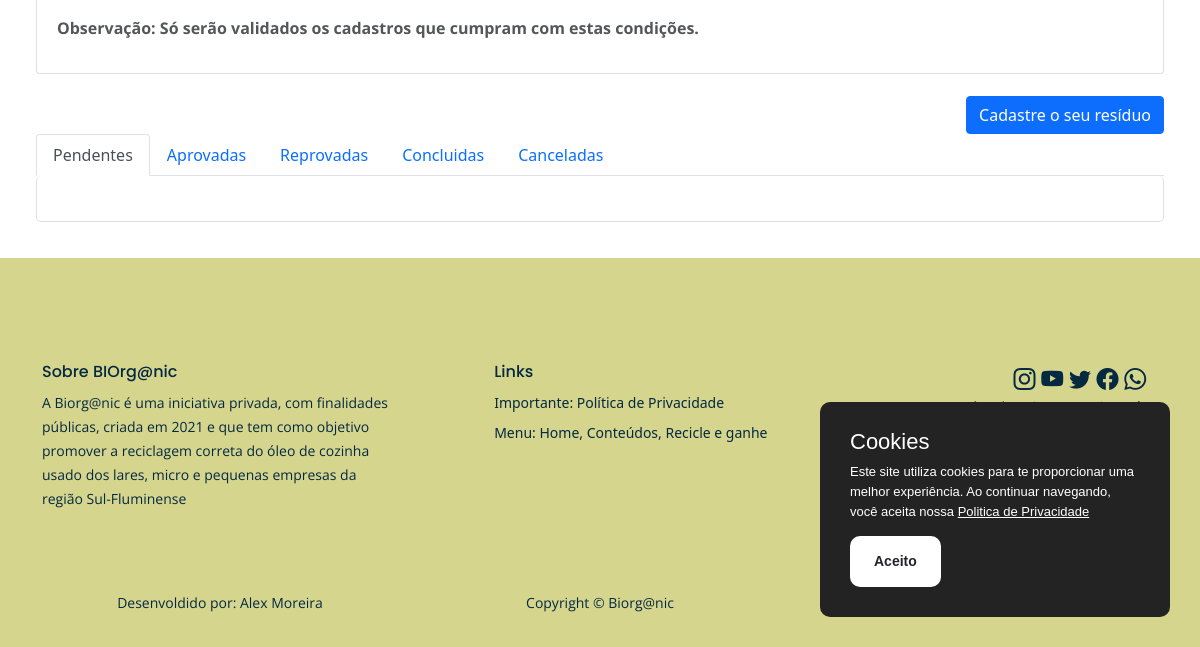
/collect/ (signed in, lower part), run on an earlier commit of the app's database.
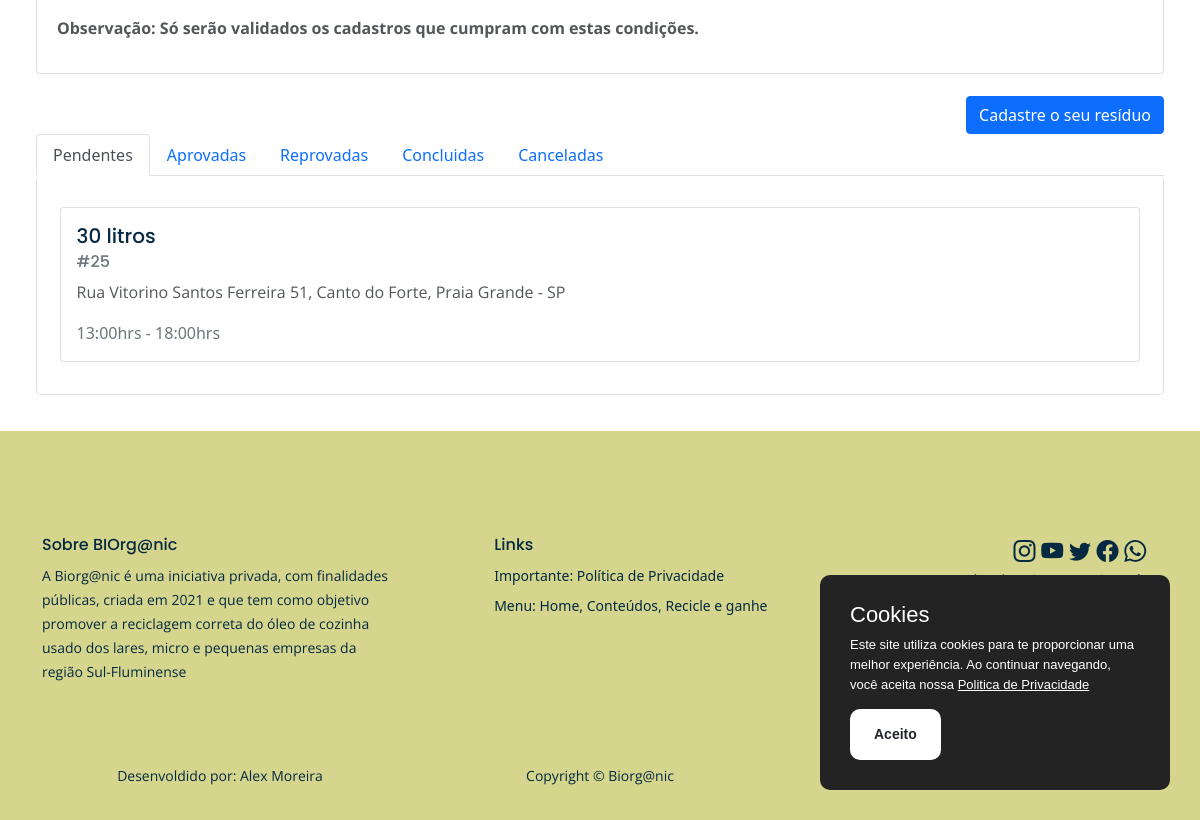
And on a later commit of the database.
### collect/models.py (models this page shows, shortened)
class Collect(models.Model):
    user = models.ForeignKey(User, on_delete=models.CASCADE, default='')
    name = models.CharField(max_length=150, default= '')
    liters = models.IntegerField(verbose_name='Quantidade aproximada de óleo (Lts)', default=0)
    cep = models.CharField(verbose_name='CEP', max_length=9, default= '')
    uf = models.CharField(verbose_name='Estado', max_length=20, default= '')
    city = models.CharField(verbose_name='Cidade', max_length=30, default= '')
    block = models.CharField(verbose_name='Bairro', max_length=30, default= '')
    address = models.CharField(verbose_name='Endereço', max_length=50, default= '')
    number = models.CharField(verbose_name='Numero', max_length=10, default= '')
    complement = models.CharField(verbose_name='Complemento', max_length=30, default= '', blank=True)
    day = models.CharField(max_length=10, verbose_name='Melhor dia da semana para realizar a coleta', default='', choices=[
        ('SEG','Segunda'),
        ('TER','Terça'),
        ('QUA','Quarta'),
        ('QUI','Quinta'),
        ('SEX','Sexta'),
        ('SAB','Sabado'),
    ])
    time = models.CharField(max_length=20, verbose_name='Horario da coleta', default='', choices=[
        ('8:00hrs - 12:00hrs','8:00hrs - 12:00hrs'),
        ('13:00hrs - 18:00hrs', '13:00hrs - 18:00hrs'),
    ])
    img = models.ImageField(verbose_name='Foto do recipiente com o óleo', default='', upload_to='', blank=True)
    created = models.DateField(auto_now_add=True)
    status = models.CharField(max_length=10, default='Pendente', choices=[
        ('Pendente','Pendente'),
        ('Aprovada', 'Aprovada'),
        ('Reprovada', 'Reprovada'),
        ('Concluida', 'Concluida'),
        ('Cancelada', 'Cancelada'),
    ])
    obs = models.TextField(max_length=50, default='')
    real_liters = models.FloatField(verbose_name='Quantidade real de óleo (Lts)', default=0)

### collect/views.py (the view)
# urls.py: path('', views.collect, name='collect_list'),
def collect(request):
    form = CollectForm()
    collections = Collect.objects.all().filter(user = request.user).order_by('-id')
    oilLiters = 0
    for i in collections:
        if i.status == 'Concluida':
            oilLiters += i.real_liters
    if request.method == 'POST':
        form = CollectForm(request.POST, request.FILES)
        if form.is_valid():
            users = User.objects.filter(username = request.user)
            collect = form.save(commit=False)
            collect.user = users[0]
            collect.name = users[0].first_name + '|' + users[0].last_name
            collect.cep = users[0].cep
            collect.uf = users[0].uf
            collect.city = users[0].city
            collect.block = users[0].block
            collect.address = users[0].address
            collect.number = users[0].number
            collect.complement = users[0].complement
            collect.save()
            return redirect('/collect')
        else:
            return render(request, 'collect/collect.html', {'form': form, 'collections': collections, 'oilLiters': oilLiters})
    else:
        return render(request, 'collect/collect.html', {'form': form, 'collections': collections, 'oilLiters': oilLiters})

### templates/collect/collect.html (shortened to what this page needs)
{% extends 'base.html' %}
{% load crispy_forms_tags %}
{% block content %}
    <div class="collect-base">
        <div class="accordion collect-accordion" id="accordionPanelsStayOpenExample">
            <div class="accordion-item">
                <div id="panelsStayOpen-collapseOne" class="accordion-collapse collapse show" aria-labelledby="panelsStayOpen-headingOne">
                    <div class="accordion-body">
                        <p><strong>Observação: Só serão validados os cadastros que cumpram com estas condições.</strong></p>
                    </div>
                </div>
            </div>
        </div>
        <div class="collect-button"><button type="button" class="btn btn-primary" data-bs-toggle="modal" data-bs-target="#exampleModal">Cadastre o seu resíduo</button></div>
        <ul class="nav nav-tabs" id="myTab" role="tablist">
            <li class="nav-item" role="presentation">
              <button class="nav-link active" id="pending-tab" data-bs-toggle="tab" data-bs-target="#pending-tab-pane" type="button" role="tab" aria-controls="pending-tab-pane" aria-selected="true">Pendentes</button>
            </li>
            <li class="nav-item" role="presentation">
              <button class="nav-link" id="approved-tab" data-bs-toggle="tab" data-bs-target="#approved-tab-pane" type="button" role="tab" aria-controls="approved-tab-pane" aria-selected="false">Aprovadas</button>
            </li>
            <li class="nav-item" role="presentation">
              <button class="nav-link" id="failed-tab" data-bs-toggle="tab" data-bs-target="#failed-tab-pane" type="button" role="tab" aria-controls="failed-tab-pane" aria-selected="false">Reprovadas</button>
            </li>
            <li class="nav-item" role="presentation">
              <button class="nav-link" id="completed-tab" data-bs-toggle="tab" data-bs-target="#completed-tab-pane" type="button" role="tab" aria-controls="completed-tab-pane" aria-selected="false">Concluidas</button>
            </li>
            <li class="nav-item" role="presentation">
              <button class="nav-link" id="canceled-tab" data-bs-toggle="tab" data-bs-target="#canceled-tab-pane" type="button" role="tab" aria-controls="canceled-tab-pane" aria-selected="false">Canceladas</button>
            </li>
          </ul>
          <div class="tab-content collect-area" id="myTabContent">
            <div class="tab-pane fade show active" id="pending-tab-pane" role="tabpanel" aria-labelledby="pending-tab" tabindex="0">
                {% for collect in collections %}
                    {% if collect.status == 'Pendente' %}
                        <div class="card collect-card">
                            <a href="/collect/{{ collect.id }}" class="collect-card-link">
                                <div class="card-body">
                                    <h5 class="card-title">{{ collect.liters }} litros</h5>
                                    <h6 class="card-subtitle mb-2 text-muted">#{{ collect.id }}</h6>
                                    <p class="card-text">{{ collect.address }} {{ collect.number }}, {{ collect.block }}, {{ collect.city }} - {{ collect.uf }}</p>
                                    <div class="text-muted">{{ collect.time }}</div>
                                </div>
                            </a>
                        </div>
                    {% endif %}
                {% endfor %}
            </div>
          </div>
    </div>
{% endblock %}

### templates/base.html (shortened to what this page needs)
<!DOCTYPE html>
{% load static %}
<html lang="pt-br">
<head>
    <link href="/static/css/styles.css" rel="stylesheet">
    <link href="/static/css/custom_styles.css" rel="stylesheet">
    <link href="https://cdn.jsdelivr.net/npm/bootstrap@5.1.3/dist/css/bootstrap.min.css" rel="stylesheet">
    <link rel="stylesheet" href="https://cdn.jsdelivr.net/npm/bootstrap-icons@1.7.1/font/bootstrap-icons.css">
</head>
<body>
    {% block content %}
    {% endblock %}
    <footer>
      <div class="footer">
        <div class="container">
            <div class="row">
                <div class="col-lg-12">
                    <div class="footer-col first">
                        <h6>Sobre BIOrg@nic</h6>
                        <p class="p-small">A Biorg@nic é uma iniciativa privada, com finalidades públicas, criada em 2021 e que tem como objetivo promover a reciclagem correta do óleo de cozinha usado dos lares, micro e pequenas empresas da região Sul-Fluminense</p>
                    </div>
                    <div class="footer-col second">
                        <h6>Links</h6>
                        <ul class="list-unstyled li-space-lg p-small">
                            <li>Importante: <a href="/privacy">Política de Privacidade</a></li>
                            <li>Menu: <a href="/">Home</a>, <a href="/manun">Conteúdos</a>, <a href="{% if user.is_authenticated %}{% if user.full %}/collect{% else %}/accounts/data-edit/{{ user.id }}{% endif %}{% else %}/accounts/login{% endif %}">Recicle e ganhe</a></li>
                        </ul>
                    </div>
                    <div class="footer-col third">
                        <span class="fa-stack">
                            <a href="#"><i class="bi bi-instagram"></i></a>
                            <a href="#"><i class="bi bi-youtube"></i></a>
                            <a href="#"><i class="bi bi-twitter"></i></a>
                            <a href="#"><i class="bi bi-facebook"></i></a>
                            <a href="#"><i class="bi bi-whatsapp"></i></a>
                        </span>
                        <p class="p-small">Nós adorariamos ouvir você!</p>
                        <p class="p-small"><a href="mailto:contact@site.com"><strong>contact@site.com</strong></a></p>
                    </div>
                </div>
            </div>
        </div>
    </div>
    <div class="copyright">
      <div class="container">
          <div class="row">
              <div class="col-lg-4">
                <p class="p-small">Desenvoldido por: <a href="https://github.com/MoreiraAlex" target="_blank">Alex Moreira</a></p>
              </div>
              <div class="col-lg-4">
                <p class="p-small">Copyright © Biorg@nic</p>
              </div>
              <div class="col-lg-4">
                  <p class="p-small">Distribuido por:  <a href="https://themewagon.com/" target="_blank">Themewagon</a></p>
              </div>
          </div>
      </div>
  </div>
  </footer>
</body>
</html>

### static/css/styles.css (style rules this page uses)
body, html { width: 100%; height: 100%; }
body, p { color: #53575a; font: 400 1rem/1.625rem "Open Sans", sans-serif; }
h5 { color: #042940; font-weight: 600; font-size: 1.25rem; line-height: 1.625rem; font-family: "Poppins" }
h6 { color: #042940; font-weight: 600; font-size: 1rem; line-height: 1.375rem; font-family: "Poppins" }
.p-small { font-size: 0.875rem; line-height: 1.5rem; }
.li-space-lg li { margin-bottom: 0.5rem; }
a { color: #53575a; text-decoration: underline; }
.footer { padding-top: 6.5rem; padding-bottom: 2rem; background-color: #D6D58E; }
.footer a { text-decoration: none; }
.footer .footer-col { margin-bottom: 3rem; }
.footer h6 { margin-bottom: 0.625rem; color: #042940; }
.footer p, .footer a, .footer ul { color: #042940; }
.footer .li-space-lg li { margin-bottom: 0.375rem; }
.footer .footer-col.third .fa-stack { width: 2em; margin-bottom: 1.25rem; margin-right: 0.375rem; font-size: 1.375rem; }
.copyright { padding-bottom: 1rem; background-color: #D6D58E; text-align: center; }
.copyright p, .copyright a { color: #042940; text-decoration: none; }
@media (min-width: 992px) { .footer .footer-col { margin-bottom: 2rem; } }
@media (min-width: 992px) { .footer .footer-col.first { display: inline-block; width: 320px; margin-right: 1.75rem; vertical-align: top; } }
@media (min-width: 992px) { .footer .footer-col.second { display: inline-block; width: 320px; margin-right: 1.75rem; vertical-align: top; } }
@media (min-width: 992px) { .footer .footer-col.third { display: inline-block; width: 224px; text-align: right; vertical-align: top; } }
@media (min-width: 992px) { .footer .footer-col.third .fa-stack { margin-right: 0; margin-left: 0.375rem; } }
@media (min-width: 1200px) { .container { max-width: 1140px; } }
@media (min-width: 1200px) { .footer .footer-col.first { width: 352px; margin-right: 6rem; } }
@media (min-width: 1200px) { .footer .footer-col.second { margin-right: 6.5rem; } }
@media (min-width: 1200px) { .footer .footer-col.third { text-align: right; } }

### static/css/custom_styles.css (style rules this page uses)
.collect-base { margin: 3%; }
.collect-accordion { margin-bottom: 2%; }
.collect-button { display: flex; justify-content: end; }
.collect-area { padding: 2%; border: rgba(0,0,0,.125) solid 1px; border-top: none; border-radius: 5px; }
.collect-card { margin: 0.8% 0; }
.collect-card-link { text-decoration: none; }

What changed in the data, as far as the page shows it:
added Collect: liters "30", id "25", address "Rua Vitorino Santos Ferreira", number "51", block "Canto do Forte", city "Praia Grande", uf "SP", time "13:00hrs - 18:00hrs"
